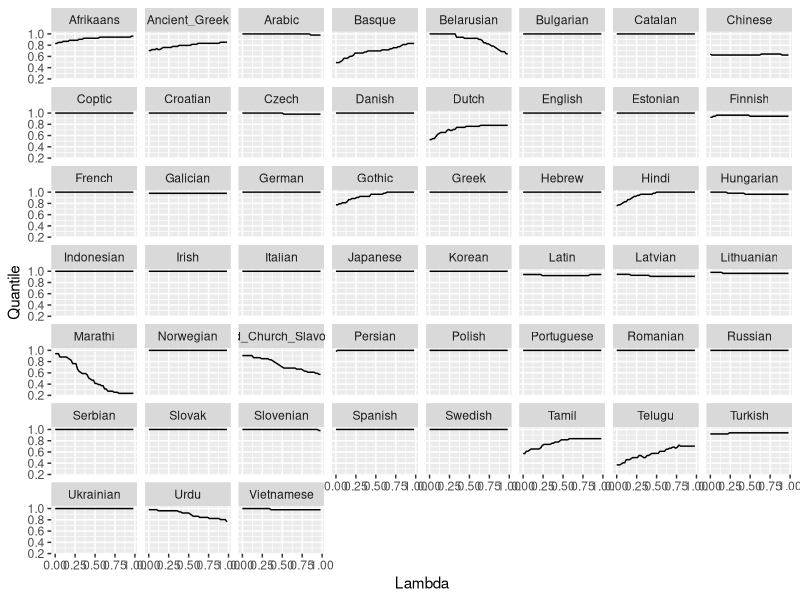

Recreate this plot in R.
data = read.csv("optimality-by-lambda.tsv", sep="\t")

library(tidyr)
library(dplyr)
library(ggplot2)

plot = ggplot(data, aes(x=Lambda, y=Quantile)) + geom_line() + facet_wrap(~Language)
